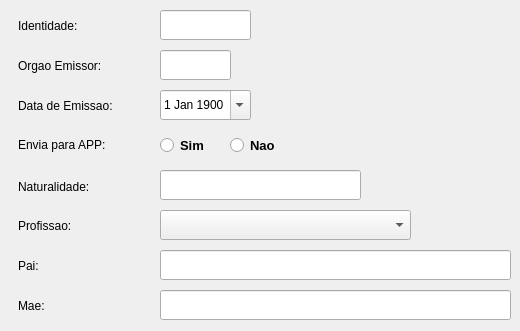
    <widget class="QWidget" name="tab_8">
     <attribute name="title">
      <string>Outros dados</string>
     </attribute>
     <widget class="QRadioButton" name="RB_pocket_sim">
      <property name="geometry">
       <rect>
        <x>160</x>
        <y>130</y>
        <width>51</width>
        <height>30</height>
       </rect>
      </property>
      <property name="font">
       <font>
        <family>Arial</family>
        <pointsize>10</pointsize>
        <italic>false</italic>
        <bold>true</bold>
       </font>
      </property>
      <property name="styleSheet">
       <string notr="true"/>
      </property>
      <property name="text">
       <string>Sim</string>
      </property>
     </widget>
     <widget class="QRadioButton" name="RB_pocket_nao">
      <property name="geometry">
       <rect>
        <x>230</x>
        <y>130</y>
        <width>51</width>
        <height>30</height>
       </rect>
      </property>
      <property name="font">
       <font>
        <family>Arial</family>
        <pointsize>10</pointsize>
        <italic>false</italic>
        <bold>true</bold>
       </font>
      </property>
      <property name="text">
       <string>Nao</string>
      </property>
     </widget>
     <widget class="QLabel" name="label_78">
      <property name="geometry">
       <rect>
        <x>18</x>
        <y>129</y>
        <width>131</width>
        <height>32</height>
       </rect>
      </property>
      <property name="text">
       <string>Envia para APP:</string>
      </property>
     </widget>
     <widget class="QLineEdit" name="morgao">
      <property name="geometry">
       <rect>
        <x>160</x>
        <y>50</y>
        <width>71</width>
        <height>30</height>
       </rect>
      </property>
      <property name="styleSheet">
       <string notr="true"/>
      </property>
      <property name="maxLength">
       <number>10</number>
      </property>
     </widget>
     <widget class="QLabel" name="label_23">
      <property name="geometry">
       <rect>
        <x>18</x>
        <y>10</y>
        <width>131</width>
        <height>32</height>
       </rect>
      </property>
      <property name="text">
       <string>Identidade:</string>
      </property>
     </widget>
     <widget class="QLabel" name="label_21">
      <property name="geometry">
       <rect>
        <x>18</x>
        <y>211</y>
        <width>131</width>
        <height>29</height>
       </rect>
      </property>
      <property name="text">
       <string>Profissao:</string>
      </property>
     </widget>
     <widget class="QComboBox" name="comboBox_5">
      <property name="geometry">
       <rect>
        <x>160</x>
        <y>210</y>
        <width>251</width>
        <height>30</height>
       </rect>
      </property>
      <property name="styleSheet">
       <string notr="true"/>
      </property>
     </widget>
     <widget class="QLineEdit" name="mnaturalidade">
      <property name="geometry">
       <rect>
        <x>160</x>
        <y>170</y>
        <width>201</width>
        <height>30</height>
       </rect>
      </property>
      <property name="styleSheet">
       <string notr="true"/>
      </property>
      <property name="maxLength">
       <number>25</number>
      </property>
     </widget>
     <widget class="QLineEdit" name="mmae">
      <property name="geometry">
       <rect>
        <x>160</x>
        <y>290</y>
        <width>351</width>
        <height>30</height>
       </rect>
      </property>
      <property name="styleSheet">
       <string notr="true"/>
      </property>
      <property name="maxLength">
       <number>40</number>
      </property>
     </widget>
     <widget class="QDateEdit" name="mdat_emi">
      <property name="geometry">
       <rect>
        <x>160</x>
        <y>90</y>
        <width>91</width>
        <height>30</height>
       </rect>
      </property>
      <property name="styleSheet">
       <string notr="true"/>
      </property>
      <property name="calendarPopup">
       <bool>true</bool>
      </property>
      <property name="date">
       <date>
        <year>1900</year>
        <month>1</month>
        <day>1</day>
       </date>
      </property>
     </widget>
     <widget class="QLabel" name="label_27">
      <property name="geometry">
       <rect>
        <x>18</x>
        <y>250</y>
        <width>131</width>
        <height>32</height>
       </rect>
      </property>
      <property name="text">
       <string>Pai:</string>
      </property>
     </widget>
     <widget class="QLabel" name="label_25">
      <property name="geometry">
       <rect>
        <x>18</x>
        <y>91</y>
        <width>131</width>
        <height>29</height>
       </rect>
      </property>
      <property name="text">
       <string>Data de Emissao:</string>
      </property>
     </widget>
     <widget class="QLabel" name="label_28">
      <property name="geometry">
       <rect>
        <x>18</x>
        <y>290</y>
        <width>131</width>
        <height>32</height>
       </rect>
      </property>
      <property name="text">
       <string>Mae:</string>
      </property>
     </widget>
     <widget class="QLabel" name="label_17">
      <property name="geometry">
       <rect>
        <x>18</x>
        <y>171</y>
        <width>131</width>
        <height>31</height>
       </rect>
      </property>
      <property name="text">
       <string>Naturalidade:</string>
      </property>
     </widget>
     <widget class="QLineEdit" name="mpai">
      <property name="geometry">
       <rect>
        <x>160</x>
        <y>250</y>
        <width>351</width>
        <height>30</height>
       </rect>
      </property>
      <property name="styleSheet">
       <string notr="true"/>
      </property>
      <property name="maxLength">
       <number>40</number>
      </property>
     </widget>
     <widget class="QLabel" name="label_24">
      <property name="geometry">
       <rect>
        <x>18</x>
        <y>50</y>
        <width>131</width>
        <height>32</height>
       </rect>
      </property>
      <property name="text">
       <string>Orgao Emissor:</string>
      </property>
     </widget>
     <widget class="QLineEdit" name="mrg">
      <property name="geometry">
       <rect>
        <x>160</x>
        <y>10</y>
        <width>91</width>
        <height>30</height>
       </rect>
      </property>
      <property name="styleSheet">
       <string notr="true"/>
      </property>
      <property name="maxLength">
       <number>14</number>
      </property>
     </widget>
    </widget>
